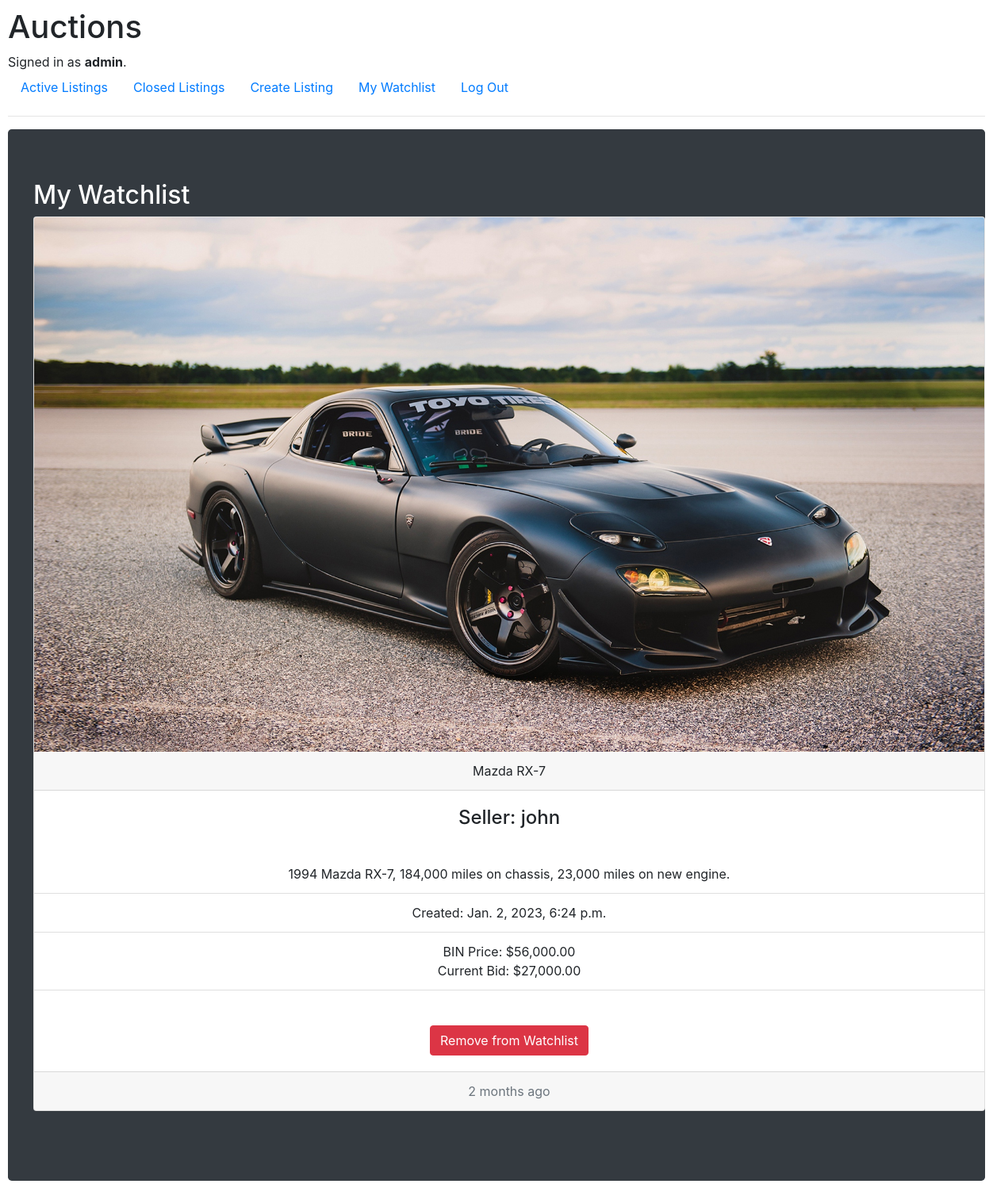
The app's page /watchlist (signed in) with its own data.
### auctions/models.py (models this page shows, shortened)
class User(AbstractUser):
    watchlist = models.ManyToManyField(to='AuctionListing', default=[])

class AuctionListing(models.Model):
    id = models.AutoField(primary_key=True)
    title = models.CharField(max_length=24)
    seller = models.ForeignKey(to=User, on_delete=models.CASCADE)
    create_date = models.DateTimeField(auto_now_add=True)
    price = models.DecimalField(max_digits=11, decimal_places=2)
    starting_bid = models.DecimalField(max_digits=11, decimal_places=2)
    picture = models.ImageField(upload_to='auctions/static/auctions/images')
    description = models.TextField(max_length=128)
    is_closed = models.BooleanField(default=False)
    winner = models.ForeignKey(to=User, on_delete=models.CASCADE, null=True, related_name='winner')
    sold_date = models.DateTimeField(null=True)
    def get_date(self):
        time = datetime.now()
        if self.create_date.day == time.day:
            return str(time.hour - self.create_date.hour) + " hours ago"
        else:
            if self.create_date.month == time.month:
                return str(time.day - self.create_date.day) + " days ago"
            else:
                if self.create_date.year == time.year:
                    return str(time.month - self.create_date.month) + " months ago"
        return self.create_date
    def price_formatted(self):
        return "${:,.2f}".format(self.price)
    def bid_formatted(self):
        return "${:,.2f}".format(self.starting_bid)

### auctions/views.py (the view)
# urls.py: path("watchlist", views.user_watchlist, name="user_watchlist"),
def user_watchlist(request):
    return render(request, "auctions/user_watchlist.html", {'watchlist': request.user.watchlist.all()})

### auctions/templates/auctions/user_watchlist.html (shortened to what this page needs)
{% extends "auctions/layout.html" %}
{% block body %}
    <h2 class="text-white">My Watchlist</h2>
    <div class="row">
        {% for listing in watchlist %}
        <div class="col-sm-6">
            <div class="card text-center" style='width: 1200px;'>
                <a href="{% url 'listing_detail' listing.id %}"><img class="card-img-top" src="{{ listing.picture.url }}" alt="None" ></a>
                <div class="card-header">
                    {{ listing.title }}
                  </div>
                <div class="card-body">
                    <h4 class="card-title">Seller: {{listing.seller}}</h4>
                </div>
                <ul class="list-group list-group-flush">
                    <li class="list-group-item">{{ listing.description }}</li>
                    <li class="list-group-item">Created: {{ listing.create_date }}</li>
                    <li class="list-group-item">BIN Price: {{ listing.price_formatted }} <br>Current Bid: {{ listing.bid_formatted }}</li>
                </ul>
                <div class="card-body">
                    <form action="{% url 'remove_from_watchlist' %}" method="post">
                        <br>
                        <input type="submit" value="Remove from Watchlist" class="btn btn-danger">
                    </form>
                </div>
                <div class="card-footer text-muted">
                    {{listing.get_date}}
                </div>
            </div>
            <br>
        </div>
        {% endfor %}
    </div>
{% endblock %}

### auctions/templates/auctions/layout.html (shortened to what this page needs)
{% load static %}
<!DOCTYPE html>
<html lang="en">
    <head>
        <link rel="stylesheet" href="https://stackpath.bootstrapcdn.com/bootstrap/4.4.1/css/bootstrap.min.css">
        <link href="{% static 'auctions/styles.css' %}" rel="stylesheet">
    </head>
    <body>
        <h1>Auctions</h1>
        <div>
            {% if user.is_authenticated %}
                Signed in as <strong>{{ user.username }}</strong>.
            {% else %}
                Not signed in.
            {% endif %}
        </div>
        <ul class="nav">
            <li class="nav-item">
                <a class="nav-link" href="{% url 'index' %}">Active Listings</a>
            </li>
            <li class="nav-item">
                <a class="nav-link" href="{% url 'closed_listings' %}">Closed Listings</a>
            </li>
            {% if user.is_authenticated %}
                <li class="nav-item">
                    <a class="nav-link" href="{% url 'create_listing' %}">Create Listing</a>
                </li>
                <li class="nav-item">
                    <a class="nav-link" href="{% url 'user_watchlist' %}">My Watchlist</a>
                </li>
                <li class="nav-item">
                    <a class="nav-link" href="{% url 'logout' %}">Log Out</a>
                </li>
            {% endif %}
        </ul>
        <hr>
        <div class="jumbotron bg-dark">
            {% block body %}
            {% endblock %}
        </div>
    </body>
</html>

### auctions/static/auctions/styles.css (style rules this page uses)
body { padding: 10px; }

### records on screen
User: username "admin"
AuctionListing: picture (picture), title "Mazda RX-7", seller "john", description "1994 Mazda RX-7, 184,000 miles on chassis, 23,000 miles on new engine.", create_date "Jan. 2, 2023, 6:24 p.m.", price_formatted "$56,000.00", bid_formatted "$27,000.00", get_date "2 months ago"
